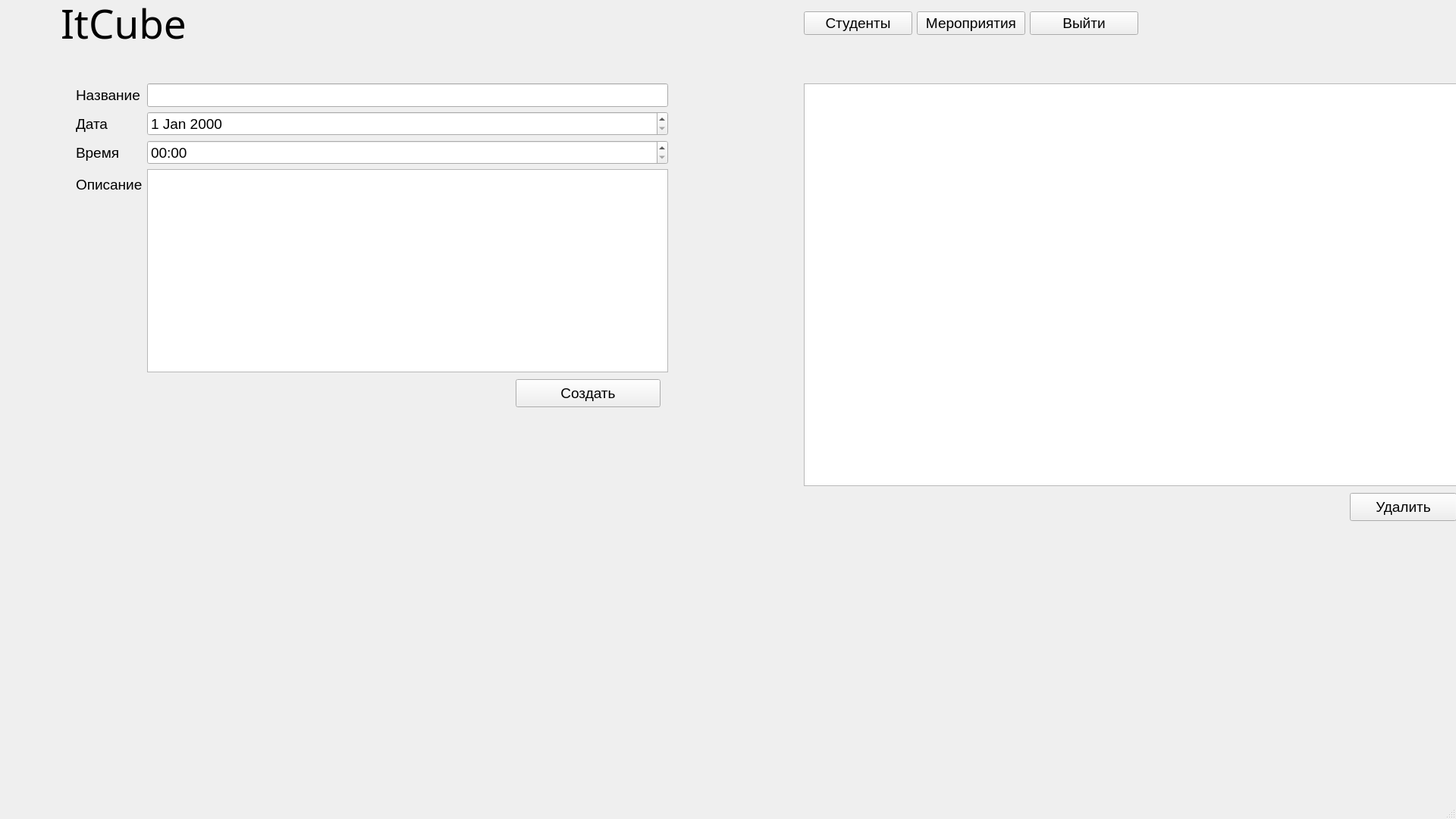
<?xml version="1.0" encoding="UTF-8"?>
<ui version="4.0">
 <class>MainWindow</class>
 <widget class="QMainWindow" name="MainWindow">
  <property name="geometry">
   <rect>
    <x>0</x>
    <y>0</y>
    <width>1920</width>
    <height>1080</height>
   </rect>
  </property>
  <property name="windowTitle">
   <string>MainWindow</string>
  </property>
  <widget class="QWidget" name="centralwidget">
   <widget class="QLabel" name="cube">
    <property name="geometry">
     <rect>
      <x>80</x>
      <y>0</y>
      <width>1009</width>
      <height>61</height>
     </rect>
    </property>
    <property name="font">
     <font>
      <family>Segoe UI Variable Display Semib</family>
      <pointsize>40</pointsize>
      <weight>50</weight>
      <italic>false</italic>
      <bold>false</bold>
     </font>
    </property>
    <property name="text">
     <string>ItCube</string>
    </property>
   </widget>
   <widget class="QLabel" name="menu">
    <property name="geometry">
     <rect>
      <x>-10</x>
      <y>-10</y>
      <width>1941</width>
      <height>81</height>
     </rect>
    </property>
    <property name="text">
     <string/>
    </property>
   </widget>
   <widget class="QLabel" name="label_2">
    <property name="geometry">
     <rect>
      <x>1370</x>
      <y>570</y>
      <width>401</width>
      <height>361</height>
     </rect>
    </property>
    <property name="text">
     <string/>
    </property>
   </widget>
   <widget class="QListWidget" name="listWidget">
    <property name="geometry">
     <rect>
      <x>1060</x>
      <y>110</y>
      <width>861</width>
      <height>531</height>
     </rect>
    </property>
   </widget>
   <widget class="QPushButton" name="pushButton_3">
    <property name="geometry">
     <rect>
      <x>1780</x>
      <y>650</y>
      <width>141</width>
      <height>37</height>
     </rect>
    </property>
    <property name="font">
     <font>
      <pointsize>14</pointsize>
     </font>
    </property>
    <property name="text">
     <string>Удалить</string>
    </property>
   </widget>
   <widget class="QLabel" name="label">
    <property name="geometry">
     <rect>
      <x>220</x>
      <y>630</y>
      <width>471</width>
      <height>311</height>
     </rect>
    </property>
    <property name="text">
     <string/>
    </property>
   </widget>
   <widget class="QWidget" name="horizontalLayoutWidget_2">
    <property name="geometry">
     <rect>
      <x>1060</x>
      <y>10</y>
      <width>441</width>
      <height>41</height>
     </rect>
    </property>
    <layout class="QHBoxLayout" name="horizontalLayout_2">
     <item>
      <widget class="QPushButton" name="pushButton_5">
       <property name="font">
        <font>
         <pointsize>14</pointsize>
        </font>
       </property>
       <property name="text">
        <string>Студенты</string>
       </property>
      </widget>
     </item>
     <item>
      <widget class="QPushButton" name="pushButton_4">
       <property name="font">
        <font>
         <pointsize>14</pointsize>
        </font>
       </property>
       <property name="text">
        <string>Мероприятия</string>
       </property>
      </widget>
     </item>
     <item>
      <widget class="QPushButton" name="out">
       <property name="font">
        <font>
         <family>Microsoft YaHei UI</family>
         <pointsize>14</pointsize>
         <weight>50</weight>
         <bold>false</bold>
        </font>
       </property>
       <property name="text">
        <string>Выйти</string>
       </property>
      </widget>
     </item>
    </layout>
   </widget>
   <widget class="QWidget" name="formLayoutWidget">
    <property name="geometry">
     <rect>
      <x>100</x>
      <y>110</y>
      <width>781</width>
      <height>381</height>
     </rect>
    </property>
    <layout class="QFormLayout" name="formLayout">
     <item row="1" column="0">
      <widget class="QLabel" name="label_3">
       <property name="font">
        <font>
         <pointsize>14</pointsize>
        </font>
       </property>
       <property name="text">
        <string>Название</string>
       </property>
      </widget>
     </item>
     <item row="2" column="0">
      <widget class="QLabel" name="label_4">
       <property name="font">
        <font>
         <pointsize>14</pointsize>
        </font>
       </property>
       <property name="text">
        <string>Дата</string>
       </property>
      </widget>
     </item>
     <item row="3" column="0">
      <widget class="QLabel" name="label_5">
       <property name="font">
        <font>
         <pointsize>14</pointsize>
        </font>
       </property>
       <property name="text">
        <string>Время</string>
       </property>
      </widget>
     </item>
     <item row="4" column="0">
      <widget class="QLabel" name="label_6">
       <property name="font">
        <font>
         <pointsize>14</pointsize>
        </font>
       </property>
       <property name="text">
        <string>Описание</string>
       </property>
      </widget>
     </item>
     <item row="1" column="1">
      <widget class="QLineEdit" name="lineEdit_3">
       <property name="font">
        <font>
         <pointsize>14</pointsize>
        </font>
       </property>
      </widget>
     </item>
     <item row="4" column="1">
      <widget class="QTextEdit" name="textEdit">
       <property name="font">
        <font>
         <pointsize>12</pointsize>
        </font>
       </property>
      </widget>
     </item>
     <item row="3" column="1">
      <widget class="QTimeEdit" name="timeEdit">
       <property name="font">
        <font>
         <pointsize>14</pointsize>
        </font>
       </property>
       <property name="displayFormat">
        <string>hh:mm</string>
       </property>
      </widget>
     </item>
     <item row="2" column="1">
      <widget class="QDateEdit" name="dateEdit">
       <property name="font">
        <font>
         <pointsize>14</pointsize>
        </font>
       </property>
      </widget>
     </item>
    </layout>
   </widget>
   <widget class="QPushButton" name="pushButton_2">
    <property name="geometry">
     <rect>
      <x>680</x>
      <y>500</y>
      <width>191</width>
      <height>37</height>
     </rect>
    </property>
    <property name="font">
     <font>
      <pointsize>14</pointsize>
     </font>
    </property>
    <property name="text">
     <string>Создать</string>
    </property>
   </widget>
   <zorder>menu</zorder>
   <zorder>cube</zorder>
   <zorder>label_2</zorder>
   <zorder>listWidget</zorder>
   <zorder>pushButton_3</zorder>
   <zorder>label</zorder>
   <zorder>horizontalLayoutWidget_2</zorder>
   <zorder>formLayoutWidget</zorder>
   <zorder>pushButton_2</zorder>
  </widget>
  <widget class="QMenuBar" name="menubar">
   <property name="geometry">
    <rect>
     <x>0</x>
     <y>0</y>
     <width>1920</width>
     <height>26</height>
    </rect>
   </property>
  </widget>
  <widget class="QStatusBar" name="statusbar"/>
 </widget>
 <resources/>
 <connections/>
</ui>
